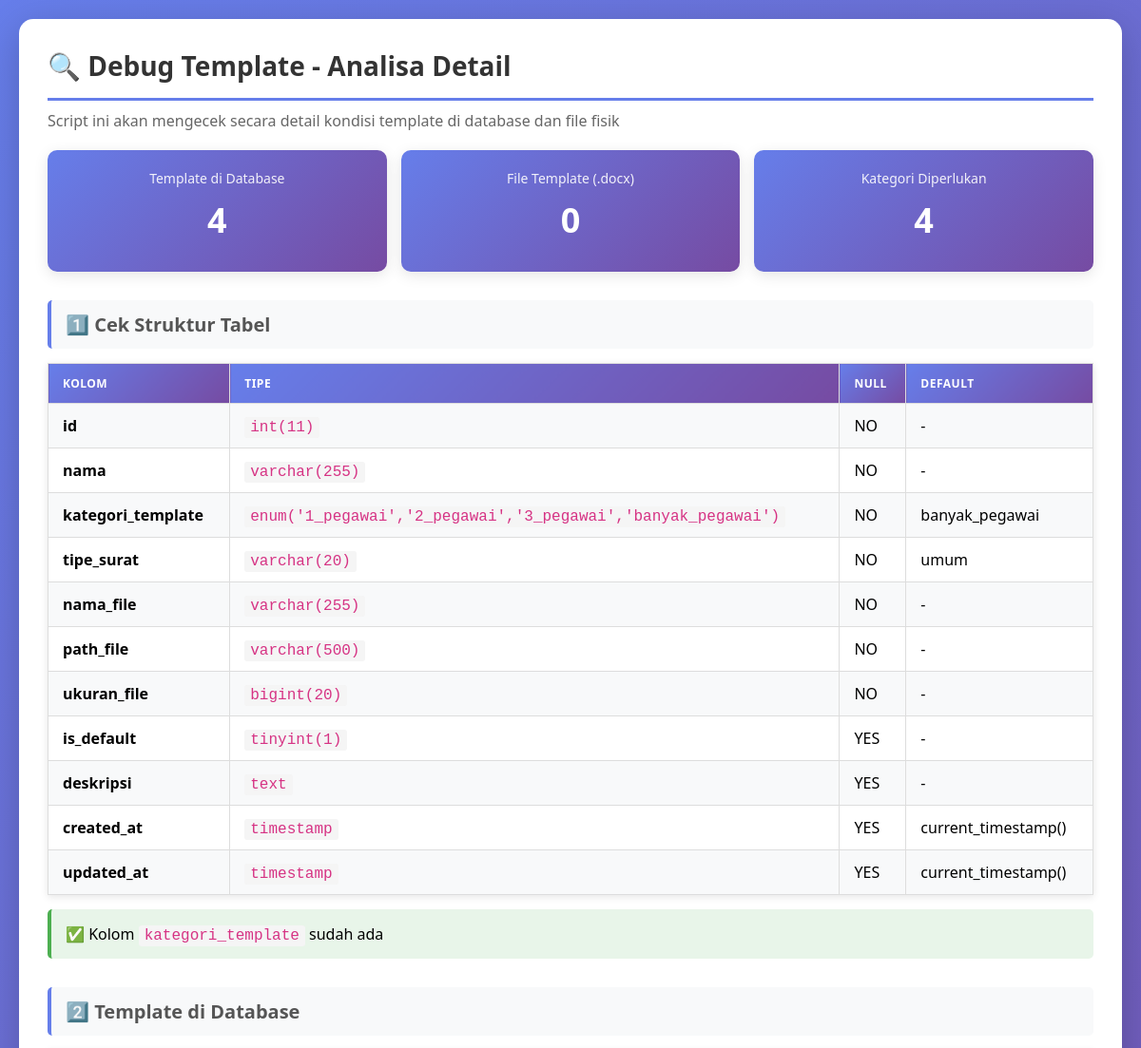
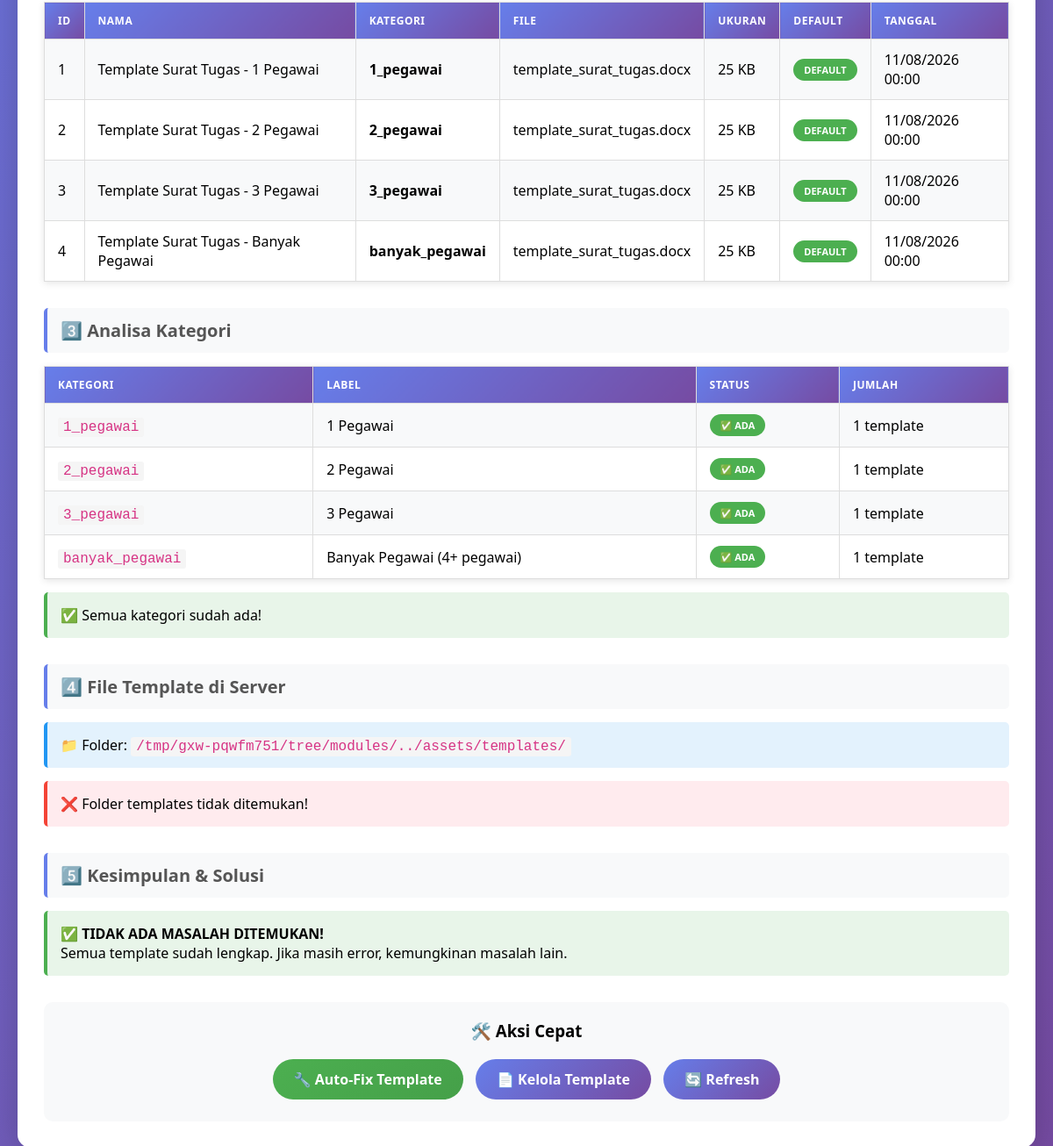
/modules/debug_templates.php, run on the app's committed database (2 pictures, top to bottom).
### tables this page shows
CREATE TABLE IF NOT EXISTS templates (
    id INT AUTO_INCREMENT PRIMARY KEY,
    nama VARCHAR(255) NOT NULL,
    kategori_template ENUM('1_pegawai', '2_pegawai', '3_pegawai', 'banyak_pegawai') NOT NULL DEFAULT 'banyak_pegawai',
    tipe_surat VARCHAR(20) NOT NULL DEFAULT 'umum',
    nama_file VARCHAR(255) NOT NULL,
    path_file VARCHAR(500) NOT NULL,
    ukuran_file BIGINT NOT NULL,
    is_default TINYINT(1) DEFAULT 0,
    deskripsi TEXT,
    created_at TIMESTAMP DEFAULT CURRENT_TIMESTAMP,
    updated_at TIMESTAMP DEFAULT CURRENT_TIMESTAMP ON UPDATE CURRENT_TIMESTAMP,
    INDEX idx_kategori_tipe (kategori_template, tipe_surat, is_default),
    UNIQUE KEY unique_default (is_default, id)
);

### modules/debug_templates.php (the view, shortened to what this page needs)
<?php
require_once '../config/database.php';
?>
<!DOCTYPE html>
<html lang="id">
<head>
</head>
<body>
<div class="container">
    <h1>🔍 Debug Template - Analisa Detail</h1>
    <p style="color: #666; margin-bottom: 20px;">Script ini akan mengecek secara detail kondisi template di database dan file fisik</p>
    <?php
    echo "<div class='stat-grid'>";
    try {
        $stmt = $pdo->query("SELECT COUNT(*) as total FROM templates");
        $total_db = $stmt->fetch()['total'];
        echo "<div class='stat-card'>";
        echo "<div class='stat-label'>Template di Database</div>";
        echo "<div class='stat-number'>{$total_db}</div>";
        echo "</div>";
    } catch (PDOException $e) {
        echo "<div class='stat-card' style='background: #f44336;'>";
        echo "<div class='stat-label'>Template di Database</div>";
        echo "<div class='stat-number'>ERROR</div>";
        echo "</div>";
    }
    $template_dir = __DIR__ . '/../assets/templates/';
    $file_count = 0;
    echo "<div class='stat-card'>";
    echo "<div class='stat-label'>File Template (.docx)</div>";
    echo "<div class='stat-number'>{$file_count}</div>";
    echo "</div>";
    echo "<div class='stat-card'>";
    echo "<div class='stat-label'>Kategori Diperlukan</div>";
    echo "<div class='stat-number'>4</div>";
    echo "</div>";
    echo "</div>";
    echo "<h2>1️⃣ Cek Struktur Tabel</h2>";
    try {
        $stmt = $pdo->query("DESCRIBE templates");
        $columns = $stmt->fetchAll();
        $has_kategori = false;
        echo "<table>";
        echo "<tr><th>Kolom</th><th>Tipe</th><th>Null</th><th>Default</th></tr>";
        foreach ($columns as $col) {
            if ($col['Field'] == 'kategori_template') {
                $has_kategori = true;
            }
            echo "<tr>";
            echo "<td><strong>{$col['Field']}</strong></td>";
            echo "<td><code>{$col['Type']}</code></td>";
            echo "<td>{$col['Null']}</td>";
            echo "<td>" . ($col['Default'] ?: '-') . "</td>";
            echo "</tr>";
        }
        echo "</table>";
        if ($has_kategori) {
            echo "<div class='success-box'>✅ Kolom <code>kategori_template</code> sudah ada</div>";
        }
    } catch (PDOException $e) {
        echo "<div class='error-box'>❌ Error: " . $e->getMessage() . "</div>";
    }
    echo "<h2>2️⃣ Template di Database</h2>";
    try {
        $stmt = $pdo->query("SELECT * FROM templates ORDER BY kategori_template, is_default DESC");
        $templates = $stmt->fetchAll();
        if (count($templates) > 0) {
            echo "<table>";
            echo "<tr><th>ID</th><th>Nama</th><th>Kategori</th><th>File</th><th>Ukuran</th><th>Default</th><th>Tanggal</th></tr>";
            foreach ($templates as $t) {
                $kategori = isset($t['kategori_template']) ? $t['kategori_template'] : '<span class="badge badge-danger">TIDAK ADA</span>';
                $default_badge = $t['is_default'] ? '<span class="badge badge-success">DEFAULT</span>' : '';
                $size = round($t['ukuran_file'] / 1024, 2) . ' KB';
                echo "<tr>";
                echo "<td>{$t['id']}</td>";
                echo "<td>{$t['nama']}</td>";
                echo "<td><strong>{$kategori}</strong></td>";
                echo "<td>{$t['nama_file']}</td>";
                echo "<td>{$size}</td>";
                echo "<td>{$default_badge}</td>";
                echo "<td>" . date('d/m/Y H:i', strtotime($t['created_at'])) . "</td>";
                echo "</tr>";
            }
            echo "</table>";
        } else {
            echo "<div class='error-box'>❌ <strong>TIDAK ADA TEMPLATE DI DATABASE!</strong><br>Ini penyebab utama error. Database kosong.</div>";
        }
    } catch (PDOException $e) {
        echo "<div class='error-box'>❌ Error query: " . $e->getMessage() . "</div>";
    }
    echo "<h2>3️⃣ Analisa Kategori</h2>";
    $required = ['1_pegawai', '2_pegawai', '3_pegawai', 'banyak_pegawai'];
    $labels = [
        '1_pegawai' => '1 Pegawai',
        '2_pegawai' => '2 Pegawai',
        '3_pegawai' => '3 Pegawai',
        'banyak_pegawai' => 'Banyak Pegawai (4+ pegawai)'
    ];
    try {
        $stmt = $pdo->query("SELECT DISTINCT kategori_template FROM templates");
        $existing = $stmt->fetchAll(PDO::FETCH_COLUMN);
        echo "<table>";
        echo "<tr><th>Kategori</th><th>Label</th><th>Status</th><th>Jumlah</th></tr>";
        $missing = [];
        foreach ($required as $kat) {
            $exists = in_array($kat, $existing);
            $stmt = $pdo->prepare("SELECT COUNT(*) as total FROM templates WHERE kategori_template = ?");
            $stmt->execute([$kat]);
            $count = $stmt->fetch()['total'];
            echo "<tr>";
            echo "<td><code>{$kat}</code></td>";
            echo "<td>{$labels[$kat]}</td>";
            if ($exists && $count > 0) {
                echo "<td><span class='badge badge-success'>✅ ADA</span></td>";
                echo "<td>{$count} template</td>";
            } else {
                echo "<td><span class='badge badge-danger'>❌ TIDAK ADA</span></td>";
                echo "<td>0 template</td>";
                $missing[] = $kat;
            }
            echo "</tr>";
        }
        echo "</table>";
        if (count($missing) > 0) {
            echo "<div class='error-box'>";
            echo "<strong>❌ MASALAH DITEMUKAN!</strong><br>";
            echo "Kategori yang hilang: <strong>" . implode(', ', array_map(function($k) use ($labels) { return $labels[$k]; }, $missing)) . "</strong><br><br>";
            echo "Ini sebabnya error terjadi saat generate surat dengan kategori tersebut.";
            echo "</div>";
        } else {
            echo "<div class='success-box'>✅ Semua kategori sudah ada!</div>";
        }
    } catch (PDOException $e) {
        echo "<div class='error-box'>❌ Error: " . $e->getMessage() . "</div>";
    }
    echo "<h2>4️⃣ File Template di Server</h2>";
    echo "<div class='info-box'>📁 Folder: <code>{$template_dir}</code></div>";
    if (is_dir($template_dir)) {
        $files = scandir($template_dir);
        $docx_files = [];
        foreach ($files as $file) {
            if ($file != '.' && $file != '..' && pathinfo($file, PATHINFO_EXTENSION) == 'docx') {
                $file_path = $template_dir . $file;
                $docx_files[] = [
                    'name' => $file,
                    'size' => filesize($file_path),
                    'path' => $file_path,
                    'readable' => is_readable($file_path)
                ];
            }
        }
        if (count($docx_files) > 0) {
            echo "<table>";
            echo "<tr><th>No</th><th>Nama File</th><th>Ukuran</th><th>Readable</th><th>Di Database?</th></tr>";
            $no = 1;
            foreach ($docx_files as $f) {
                $stmt = $pdo->prepare("SELECT COUNT(*) as total FROM templates WHERE nama_file = ?");
                $stmt->execute([$f['name']]);
                $in_db = $stmt->fetch()['total'] > 0;
                echo "<tr>";
                echo "<td>{$no}</td>";
                echo "<td><strong>{$f['name']}</strong></td>";
                echo "<td>" . round($f['size']/1024, 2) . " KB</td>";
                echo "<td>" . ($f['readable'] ? '<span class="badge badge-success">✅ YES</span>' : '<span class="badge badge-danger">❌ NO</span>') . "</td>";
                echo "<td>" . ($in_db ? '<span class="badge badge-success">✅ ADA</span>' : '<span class="badge badge-danger">❌ TIDAK</span>') . "</td>";
                echo "</tr>";
                $no++;
            }
            echo "</table>";
            echo "<div class='success-box'>✅ Ditemukan " . count($docx_files) . " file template .docx</div>";
        } else {
            echo "<div class='error-box'>❌ Tidak ada file .docx di folder templates!</div>";
        }
    } else {
        echo "<div class='error-box'>❌ Folder templates tidak ditemukan!</div>";
    }
    echo "<h2>5️⃣ Kesimpulan & Solusi</h2>";
    $problems = [];
    try {
        if (count($problems) == 0) {
            echo "<div class='success-box'>";
            echo "<strong>✅ TIDAK ADA MASALAH DITEMUKAN!</strong><br>";
            echo "Semua template sudah lengkap. Jika masih error, kemungkinan masalah lain.";
            echo "</div>";
        }
    } catch (PDOException $e) {
        echo "<div class='error-box'>❌ Error: " . $e->getMessage() . "</div>";
    }
    echo "<div style='text-align: center; margin-top: 30px; padding: 20px; background: #f8f9fa; border-radius: 10px;'>";
    echo "<h3 style='margin-bottom: 15px;'>🛠️ Aksi Cepat</h3>";
    echo "<a href='check_and_fix_templates.php' class='btn btn-success'>🔧 Auto-Fix Template</a> ";
    echo "<a href='template.php' class='btn'>📄 Kelola Template</a> ";
    echo "<a href='debug_templates.php' class='btn'>🔄 Refresh</a>";
    echo "</div>";
    ?>
</div>
</body>
</html>

### modules/debug_templates.php (style rules this page uses)
* { margin: 0; padding: 0; box-sizing: border-box; }
body { font-family: 'Segoe UI', Tahoma, Geneva, Verdana, sans-serif; background: linear-gradient(135deg, #667eea 0%, #764ba2 100%); padding: 20px; min-height: 100vh; }
.container { max-width: 1400px; margin: 0 auto; background: white; padding: 30px; border-radius: 15px; box-shadow: 0 10px 40px rgba(0,0,0,0.2); }
h1 { color: #333; margin-bottom: 10px; font-size: 28px; border-bottom: 3px solid #667eea; padding-bottom: 15px; }
h2 { color: #555; margin: 30px 0 15px 0; font-size: 20px; background: #f8f9fa; padding: 12px 15px; border-left: 4px solid #667eea; border-radius: 5px; }
.info-box { background: #e3f2fd; border-left: 4px solid #2196F3; padding: 15px; margin: 15px 0; border-radius: 5px; }
.success-box { background: #e8f5e9; border-left: 4px solid #4CAF50; padding: 15px; margin: 15px 0; border-radius: 5px; }
.error-box { background: #ffebee; border-left: 4px solid #f44336; padding: 15px; margin: 15px 0; border-radius: 5px; }
table { width: 100%; border-collapse: collapse; margin: 15px 0; box-shadow: 0 2px 8px rgba(0,0,0,0.1); }
th, td { padding: 12px 15px; text-align: left; border: 1px solid #ddd; }
th { background: linear-gradient(135deg, #667eea 0%, #764ba2 100%); color: white; font-weight: 600; text-transform: uppercase; font-size: 12px; letter-spacing: 0.5px; }
tr:nth-child(even) { background: #f8f9fa; }
.badge { display: inline-block; padding: 5px 12px; border-radius: 20px; font-size: 11px; font-weight: bold; text-transform: uppercase; }
.badge-success { background: #4CAF50; color: white; }
.btn { display: inline-block; padding: 12px 24px; margin: 5px; background: linear-gradient(135deg, #667eea 0%, #764ba2 100%); color: white; text-decoration: none; border-radius: 25px; border: none; cursor: pointer; font-weight: 600; transition: transform 0.2s, box-shadow 0.2s; }
.btn-success { background: linear-gradient(135deg, #4CAF50 0%, #45a049 100%); }
code { background: #f5f5f5; padding: 2px 6px; border-radius: 3px; font-family: 'Courier New', monospace; color: #d63384; }
.stat-grid { display: grid; grid-template-columns: repeat(auto-fit, minmax(200px, 1fr)); gap: 15px; margin: 20px 0; }
.stat-card { background: linear-gradient(135deg, #667eea 0%, #764ba2 100%); color: white; padding: 20px; border-radius: 10px; text-align: center; box-shadow: 0 4px 15px rgba(0,0,0,0.1); }
.stat-number { font-size: 36px; font-weight: bold; margin: 10px 0; }
.stat-label { font-size: 14px; opacity: 0.9; }

### data on the page
templates: id "1", nama "Template Surat Tugas - 1 Pegawai", kategori_template "1_pegawai", nama_file "template_surat_tugas.docx", ukuran_file "25 KB", is_default "DEFAULT", created_at "11/08/2026 00:00"
templates: id "2", nama "Template Surat Tugas - 2 Pegawai", kategori_template "2_pegawai", nama_file "template_surat_tugas.docx", ukuran_file "25 KB", is_default "DEFAULT", created_at "11/08/2026 00:00"
templates: id "3", nama "Template Surat Tugas - 3 Pegawai", kategori_template "3_pegawai", nama_file "template_surat_tugas.docx", ukuran_file "25 KB", is_default "DEFAULT", created_at "11/08/2026 00:00"
templates: id "4", nama "Template Surat Tugas - Banyak Pegawai", kategori_template "banyak_pegawai", nama_file "template_surat_tugas.docx", ukuran_file "25 KB", is_default "DEFAULT", created_at "11/08/2026 00:00"

### other printed values
$total_db "4"
$file_count "0"
$col['Field'] "id"
$col['Type'] "int(11)"
$col['Null'] "NO"
$col['Default'] ?: '-' "-"
$col['Field'] "nama"
$col['Type'] "varchar(255)"
$col['Field'] "kategori_template"
$col['Type'] "enum('1_pegawai','2_pegawai','3_pegawai','banyak_pegawai')"
$col['Default'] ?: '-' "banyak_pegawai"
$col['Field'] "tipe_surat"
$col['Type'] "varchar(20)"
$col['Default'] ?: '-' "umum"
$col['Field'] "nama_file"
